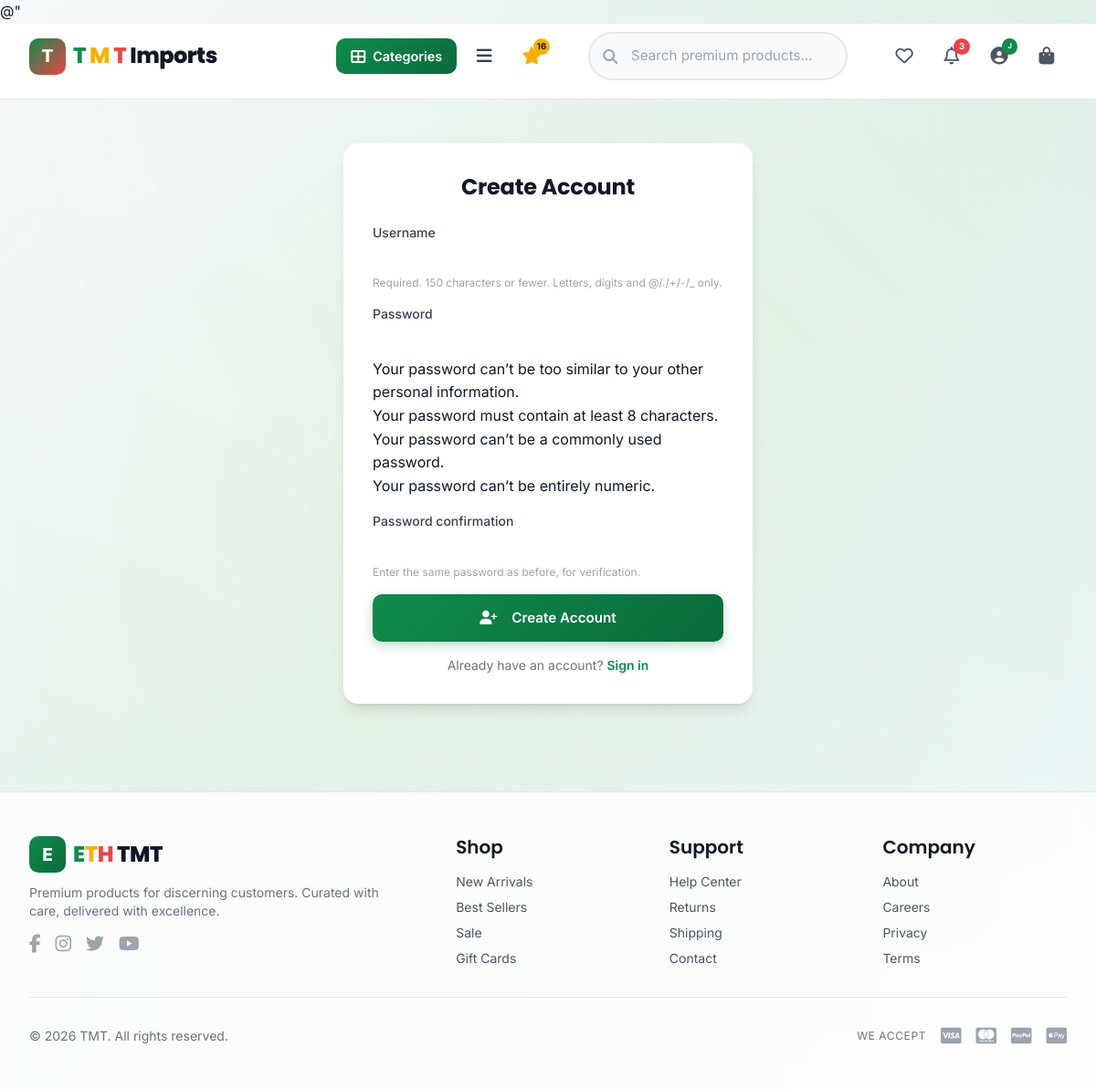
/accounts/register/ (signed in), run on the app's committed database.
### products/models.py (models this page shows, shortened)
class SiteSettings(models.Model):
    eth_text = models.CharField(max_length=10, default='ETH', help_text='Main logo text (e.g., ETH)')
    brand_suffix = models.CharField(max_length=50, default=' Imports', help_text='Text after ETH (e.g., " Imports")')
    eth_e_color = models.CharField(max_length=20, default='#0F8B4C', help_text='Color for "E" in ETH')
    eth_t_color = models.CharField(max_length=20, default='#F6B100', help_text='Color for "T" in ETH')
    eth_h_color = models.CharField(max_length=20, default='#EF4444', help_text='Color for "H" in ETH')
    site_name = models.CharField(max_length=100, default='ETH Imports')
    header_tagline = models.CharField(max_length=200, blank=True, default='Premium Ethiopian Imported Products')
    hero_badge = models.CharField(max_length=100, default='Summer Sale')
    hero_title = models.CharField(max_length=200, default='Discover Premium Ethiopian Imports')
    hero_subtitle = models.TextField(
        default='Curated collection of high-quality products from around the world, delivered to your doorstep.')
    hero_button_text = models.CharField(max_length=50, default='Shop Now')
    hero_button_url = models.CharField(max_length=200, default='#products')
    hero_secondary_button_text = models.CharField(max_length=50, default='Watch Story')
    hero_secondary_button_url = models.CharField(max_length=200, default='#')
    categories_title = models.CharField(max_length=100, default='Shop by Category')
    categories_view_all = models.CharField(max_length=50, default='View All')
    footer_brand = models.CharField(max_length=100, default='ETH Imports')
    footer_tagline = models.CharField(max_length=200,
                                      default='Premium products for discerning customers. Curated with care, delivered with excellence.')
    footer_copyright = models.CharField(max_length=200, default='All rights reserved.')
    whatsapp_number = models.CharField(max_length=20, default='+251900000000')
    telegram_username = models.CharField(max_length=50, default='your_username')
    facebook_url = models.URLField(blank=True, default='#')
    instagram_url = models.URLField(blank=True, default='#')
    twitter_url = models.URLField(blank=True, default='#')
    youtube_url = models.URLField(blank=True, default='#')
    updated_at = models.DateTimeField(auto_now=True)
    class Meta:
        verbose_name = 'Site Settings'
        verbose_name_plural = 'Site Settings'

### accounts/views.py (the view)
# urls.py: path('register/', views.register, name='register'),
def register(request):
    if request.method == 'POST':
        form = UserCreationForm(request.POST)
        if form.is_valid():
            user = form.save()
            login(request, user)
            messages.success(request, 'Registration successful! Welcome to ETH Imports!')
            return redirect('products:product_list')  # Redirect to products page
        else:
            for error in form.errors.values():
                messages.error(request, error)
    else:
        form = UserCreationForm()
    return render(request, 'registration/register.html', {'form': form})

### templates/registration/register.html (shortened to what this page needs)
{% extends 'base_premium.html' %}
{% load static %}
{% block content %}
<div class="max-w-md mx-auto py-12">
    <div class="bg-white rounded-2xl shadow-lg p-8">
        <h2 class="text-2xl font-bold text-center mb-6">Create Account</h2>
        <form method="post">
            {% for field in form %}
                <div class="mb-4">
                    <label class="block text-sm font-medium text-gray-700 mb-2">{{ field.label }}</label>
                    {{ field }}
                    {% if field.help_text %}
                        <p class="text-gray-400 text-xs mt-1">{{ field.help_text }}</p>
                    {% endif %}
                </div>
            {% endfor %}
            <button type="submit" class="w-full btn btn-primary py-3 text-lg">
                <i class="fas fa-user-plus mr-2"></i> Create Account
            </button>
        </form>
        <p class="text-center mt-4 text-sm text-gray-500">
            Already have an account?
            <a href="{% url 'accounts:login' %}" class="text-primary font-semibold hover:underline">Sign in</a>
        </p>
    </div>
</div>
{% endblock %}

### templates/base_premium.html (shortened to what this page needs)
{% load static %}
<!DOCTYPE html>
<html lang="en">
<head>
    <link rel="stylesheet" href="https://cdnjs.cloudflare.com/ajax/libs/font-awesome/6.5.1/css/all.min.css">
    <script src="https://cdn.tailwindcss.com"></script>
    <link rel="stylesheet" href="{% static 'products/css/premium.css' %}">
</head>
<body>
    <header class="premium-header" id="mainHeader">
        <div class="header-top">
            <a href="{% url 'products:product_list' %}" class="premium-logo">
                <div class="logo-icon" style="background: linear-gradient(135deg, {{ site_settings.eth_e_color|default:'#0F8B4C' }}, {{ site_settings.eth_h_color|default:'#0A6B3A' }});">
                    {{ site_settings.eth_text|default:'ETH'|slice:":1" }}
                </div>
                <div class="logo-text">
                    <span class="e" style="color: {{ site_settings.eth_e_color|default:'#0F8B4C' }};">{{ site_settings.eth_text|default:'ETH'|slice:":1" }}</span>
                    <span class="t" style="color: {{ site_settings.eth_t_color|default:'#F6B100' }};">{{ site_settings.eth_text|default:'ETH'|slice:"1:2" }}</span>
                    <span class="h" style="color: {{ site_settings.eth_h_color|default:'#EF4444' }};">{{ site_settings.eth_text|default:'ETH'|slice:"2:3" }}</span>
                    <span class="suffix">{{ site_settings.brand_suffix|default:' Imports' }}</span>
                </div>
            </a>
            <div class="header-actions">
                <button class="mega-menu-toggle" id="megaMenuToggle" title="Categories">
                    <i class="fas fa-th-large"></i>
                    <span>Categories</span>
                </button>
                <button class="header-action hamburger-btn" onclick="toggleFilterSidebar()" title="Filters">
                    <i class="fas fa-bars"></i>
                </button>
				<a href="{% url 'products:new_arrivals' %}" class="header-action new-arrivals-btn" title="New Arrivals">
					<i class="fas fa-star"></i>
					{% if new_arrivals_count %}
						<span class="badge" style="background: var(--accent); color: var(--gray-900);">{{ new_arrivals_count }}</span>
					{% endif %}
				</a>
                <div class="search-wrapper">
                    <i class="fas fa-search search-icon"></i>
                    <input type="text" class="search-input" placeholder="Search premium products..." id="searchInput">
                </div>
                <a href="{% url 'products:wishlist' %}" class="header-action" title="Wishlist">
                    <i class="far fa-heart"></i>
                </a>
                <a href="#" class="header-action" title="Notifications">
                    <i class="far fa-bell"></i>
                    <span class="badge">3</span>
                </a>
                {% if user.is_authenticated %}
                    <div class="relative" id="userDropdown">
                        <button class="header-action" onclick="toggleUserDropdown()" title="Account">
                            <i class="fas fa-user-circle"></i>
                            <span class="badge" style="background: #0F8B4C; font-size: 0.5rem; min-width: auto; padding: 0 6px;">{{ user.username|slice:":1"|upper }}</span>
                        </button>
                    </div>
                {% else %}
                    <a href="#" class="header-action" title="Account" onclick="app.openAuthModal(); return false;">
                        <i class="far fa-user"></i>
                    </a>
                {% endif %}
                <a href="#" class="header-action" title="Cart" onclick="app.showCart(); return false;">
                    <i class="fas fa-shopping-bag"></i>
                </a>
            </div>
        </div>
    </header>
    <main>
        {% block content %}{% endblock %}
    </main>
    <footer class="bg-white/80 backdrop-blur-md border-t border-gray-200 mt-12">
        <div class="max-w-7xl mx-auto px-4 sm:px-6 lg:px-8 py-12">
            <div class="grid grid-cols-1 md:grid-cols-5 gap-8">
                <div class="md:col-span-2">
                    <a href="{% url 'products:product_list' %}" class="premium-logo">
                        <div class="logo-icon">E</div>
                        <div class="logo-text">
                            <span class="e">E</span><span class="t">T</span><span class="h">H</span>
                            <span class="suffix"> {{ site_settings.footer_brand|default:'Imports' }}</span>
                        </div>
                    </a>
                    <p class="text-gray-500 mt-3 text-sm max-w-sm">
                        {{ site_settings.footer_tagline|default:'Premium products for discerning customers. Curated with care, delivered with excellence.' }}
                    </p>
                    <div class="flex gap-4 mt-4">
                        <a href="{{ site_settings.facebook_url|default:'#' }}" class="text-gray-400 hover:text-primary transition-colors"><i class="fab fa-facebook-f text-xl"></i></a>
                        <a href="{{ site_settings.instagram_url|default:'#' }}" class="text-gray-400 hover:text-primary transition-colors"><i class="fab fa-instagram text-xl"></i></a>
                        <a href="{{ site_settings.twitter_url|default:'#' }}" class="text-gray-400 hover:text-primary transition-colors"><i class="fab fa-twitter text-xl"></i></a>
                        <a href="{{ site_settings.youtube_url|default:'#' }}" class="text-gray-400 hover:text-primary transition-colors"><i class="fab fa-youtube text-xl"></i></a>
                    </div>
                </div>
                <div>
                    <h4 class="font-semibold text-gray-900 mb-4">Shop</h4>
                    <ul class="space-y-2 text-sm text-gray-600">
                        <li><a href="#" class="hover:text-primary transition-colors">New Arrivals</a></li>
                        <li><a href="#" class="hover:text-primary transition-colors">Best Sellers</a></li>
                        <li><a href="#" class="hover:text-primary transition-colors">Sale</a></li>
                        <li><a href="#" class="hover:text-primary transition-colors">Gift Cards</a></li>
                    </ul>
                </div>
                <div>
                    <h4 class="font-semibold text-gray-900 mb-4">Support</h4>
                    <ul class="space-y-2 text-sm text-gray-600">
                        <li><a href="#" class="hover:text-primary transition-colors">Help Center</a></li>
                        <li><a href="#" class="hover:text-primary transition-colors">Returns</a></li>
                        <li><a href="#" class="hover:text-primary transition-colors">Shipping</a></li>
                        <li><a href="#" class="hover:text-primary transition-colors">Contact</a></li>
                    </ul>
                </div>
                <div>
                    <h4 class="font-semibold text-gray-900 mb-4">Company</h4>
                    <ul class="space-y-2 text-sm text-gray-600">
                        <li><a href="#" class="hover:text-primary transition-colors">About</a></li>
                        <li><a href="#" class="hover:text-primary transition-colors">Careers</a></li>
                        <li><a href="#" class="hover:text-primary transition-colors">Privacy</a></li>
                        <li><a href="#" class="hover:text-primary transition-colors">Terms</a></li>
                    </ul>
                </div>
            </div>
            <div class="border-t border-gray-200 mt-8 pt-8 flex flex-col md:flex-row justify-between items-center text-sm text-gray-500">
                <p>&copy; {% now "Y" %} {{ site_settings.footer_brand|default:'ETH Imports' }}. {{ site_settings.footer_copyright|default:'All rights reserved.' }}</p>
                <div class="flex items-center gap-4 mt-4 md:mt-0">
                    <span class="text-xs uppercase tracking-wider">We Accept</span>
                    <i class="fab fa-cc-visa text-xl text-gray-400"></i>
                    <i class="fab fa-cc-mastercard text-xl text-gray-400"></i>
                    <i class="fab fa-cc-paypal text-xl text-gray-400"></i>
                    <i class="fab fa-cc-apple-pay text-xl text-gray-400"></i>
                </div>
            </div>
        </div>
    </footer>
</body>
</html>

### data on the page
SiteSettings: eth_text "T", eth_text "M", brand_suffix "Imports", footer_brand "TMT", footer_tagline "Premium products for discerning customers. Curated with care, delivered with excellence.", footer_copyright "All rights reserved."

### other printed values
{{ new_arrivals_count }} "16"
{{ user.username|slice:":1"|upper }} "J"
{{ field.label }} "Username" "Password" "Password confirmation"
{{ field.help_text }} "Required. 150 characters or fewer. Letters, digits and @/./+/-/_ only." "Enter the same password as before, for verification."
